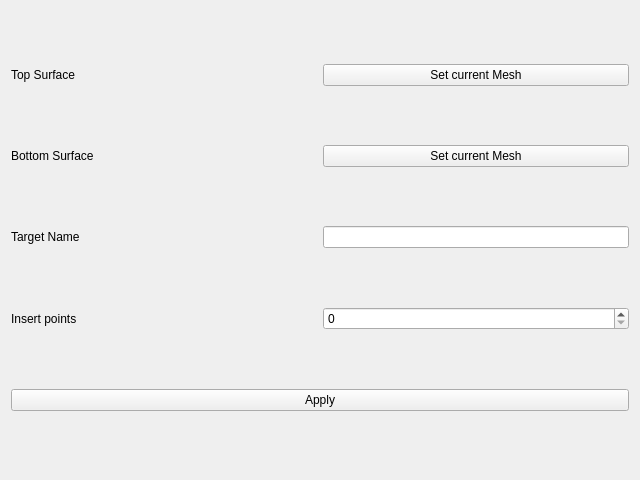
<?xml version="1.0" encoding="UTF-8"?>
<ui version="4.0">
 <class>ModeFixWidget</class>
 <widget class="QWidget" name="ModeFixWidget">
  <property name="geometry">
   <rect>
    <x>0</x>
    <y>0</y>
    <width>640</width>
    <height>480</height>
   </rect>
  </property>
  <property name="windowTitle">
   <string>Form</string>
  </property>
  <layout class="QGridLayout" name="gridLayout">
   <item row="0" column="0" colspan="2">
    <widget class="QLabel" name="labelTop">
     <property name="text">
      <string>Top Surface</string>
     </property>
    </widget>
   </item>
   <item row="0" column="2" colspan="2">
    <widget class="QPushButton" name="pushButtonTop">
     <property name="text">
      <string>Set current Mesh</string>
     </property>
    </widget>
   </item>
   <item row="3" column="0" colspan="2">
    <widget class="QLabel" name="label_3">
     <property name="text">
      <string>Insert points</string>
     </property>
    </widget>
   </item>
   <item row="3" column="2" colspan="2">
    <widget class="QSpinBox" name="spinBoxPointsNumber">
     <property name="maximum">
      <number>1000</number>
     </property>
    </widget>
   </item>
   <item row="2" column="2" colspan="2">
    <widget class="QLineEdit" name="lineEditTargetName"/>
   </item>
   <item row="1" column="0" colspan="2">
    <widget class="QLabel" name="labelBottom">
     <property name="text">
      <string>Bottom Surface</string>
     </property>
    </widget>
   </item>
   <item row="1" column="2" colspan="2">
    <widget class="QPushButton" name="pushButtonBottom">
     <property name="text">
      <string>Set current Mesh</string>
     </property>
    </widget>
   </item>
   <item row="2" column="0" colspan="2">
    <widget class="QLabel" name="label_4">
     <property name="text">
      <string>Target Name</string>
     </property>
    </widget>
   </item>
   <item row="4" column="0" colspan="4">
    <widget class="QPushButton" name="pushButtonApply">
     <property name="text">
      <string>Apply</string>
     </property>
    </widget>
   </item>
  </layout>
 </widget>
 <resources/>
 <connections/>
</ui>
